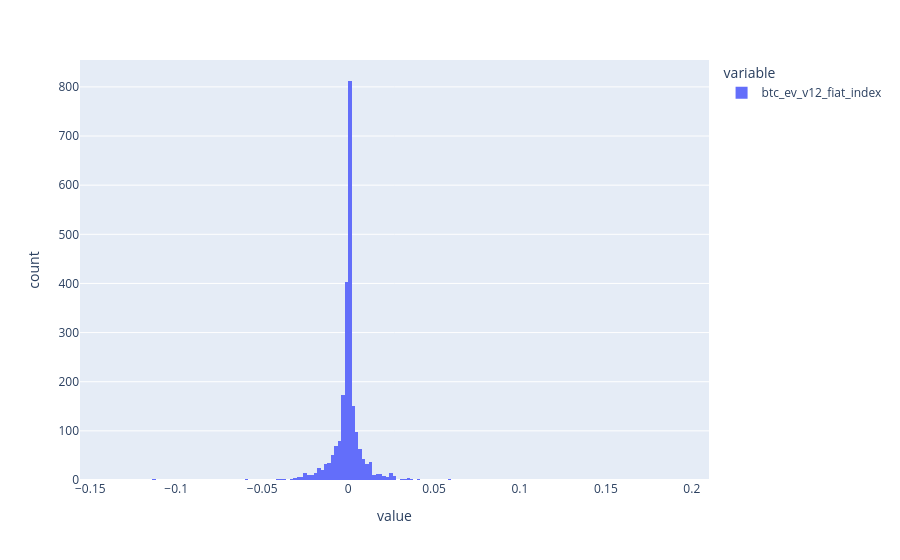

Notebook code cell kept with this figure:
### Markdown cell above
Draw the histogram of log returns of the index (this will be compared against the probability distribution later)

### Code cell
log_diff = np.log(df["btc_ev_v12_fiat_index"].div(df["btc_ev_v12_fiat_index"].shift(1)).dropna())
fig = px.histogram(log_diff)
fig.show()

### Figure 1 — Plotly figure (JSON) as saved in the notebook; plotly's stock layout.template omitted (floating-point values rounded to 4 significant figures; data arrays with more than 128 entries replaced by an {"elided": "..."} marker saying what was removed)
{"data": [{"alignmentgroup": "True", "bingroup": "x", "hovertemplate": "variable=btc_ev_v12_fiat_index<br>value=%{x}<br>count=%{y}<extra></extra>", "legendgroup": "btc_ev_v12_fiat_index", "marker": {"color": "#636efa", "pattern": {"shape": ""}}, "name": "btc_ev_v12_fiat_index", "offsetgroup": "btc_ev_v12_fiat_index", "orientation": "v", "showlegend": true, "type": "histogram", "x": {"elided": "2309 float values"}, "xaxis": "x", "yaxis": "y"}], "layout": {"barmode": "relative", "legend": {"title": {"text": "variable"}, "tracegroupgap": 0}, "margin": {"t": 60}, "xaxis": {"anchor": "y", "domain": [0, 1], "title": {"text": "value"}}, "yaxis": {"anchor": "x", "domain": [0, 1], "title": {"text": "count"}}}}
